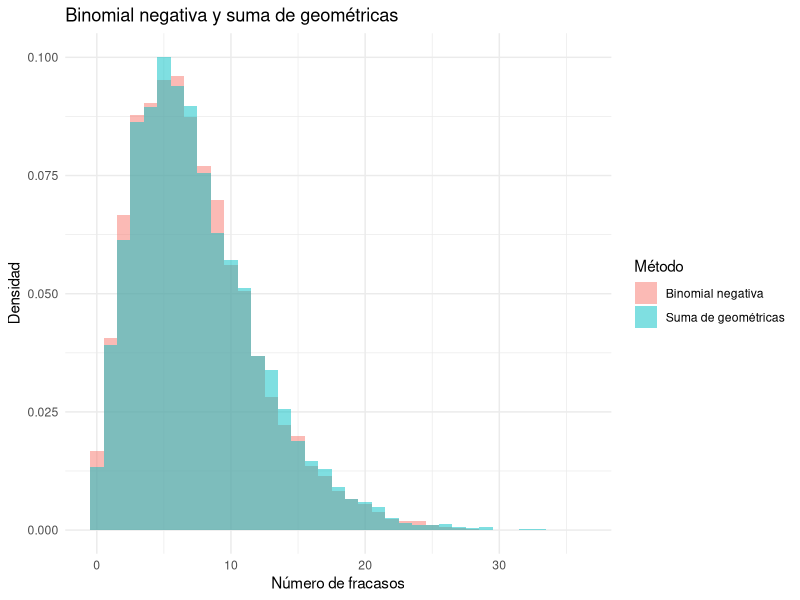
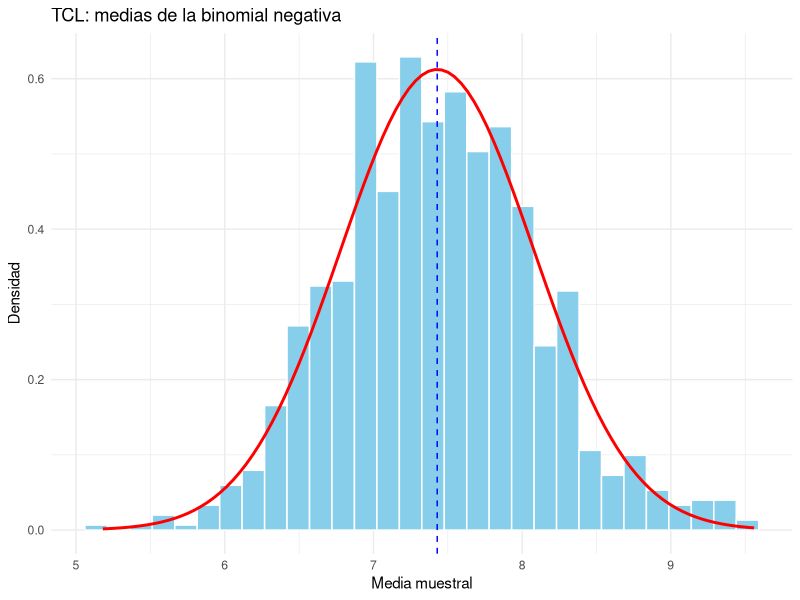
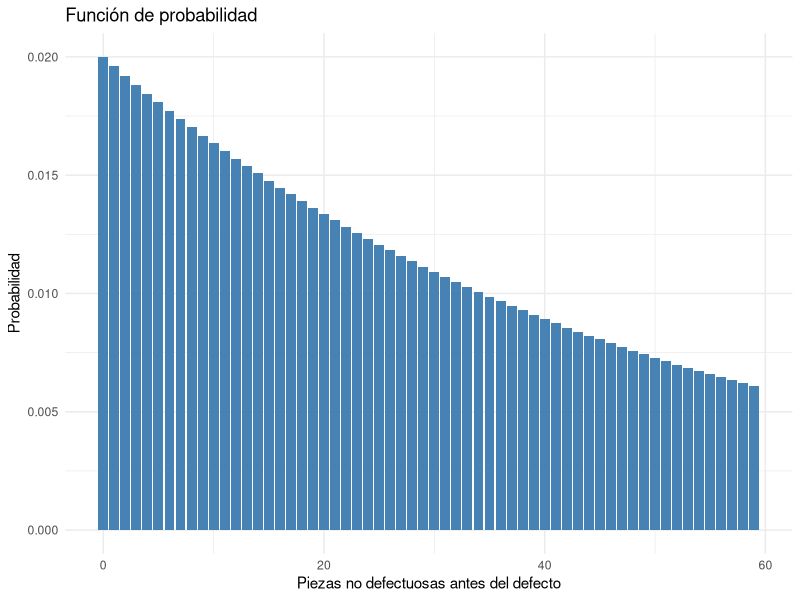
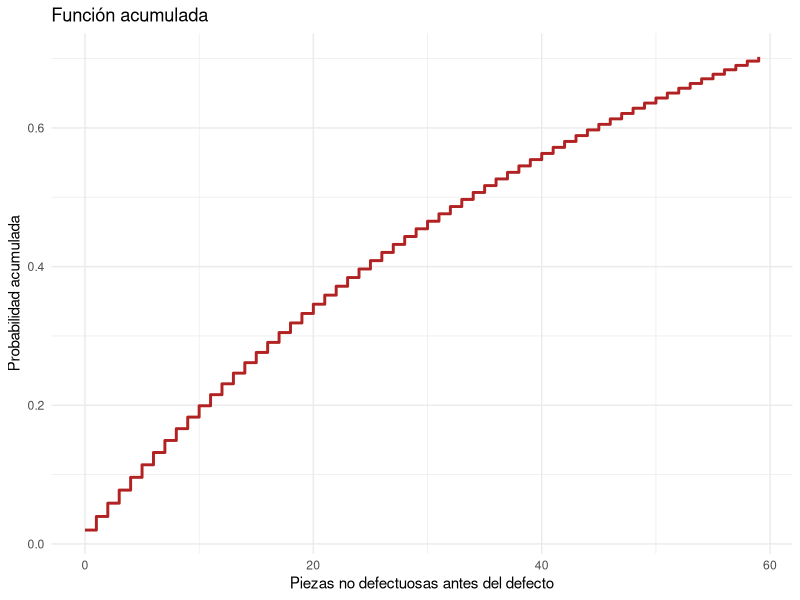
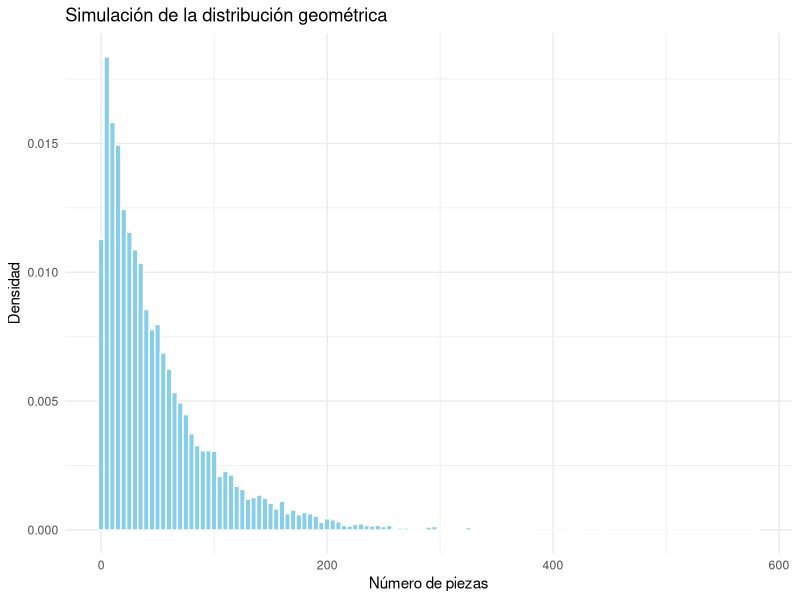
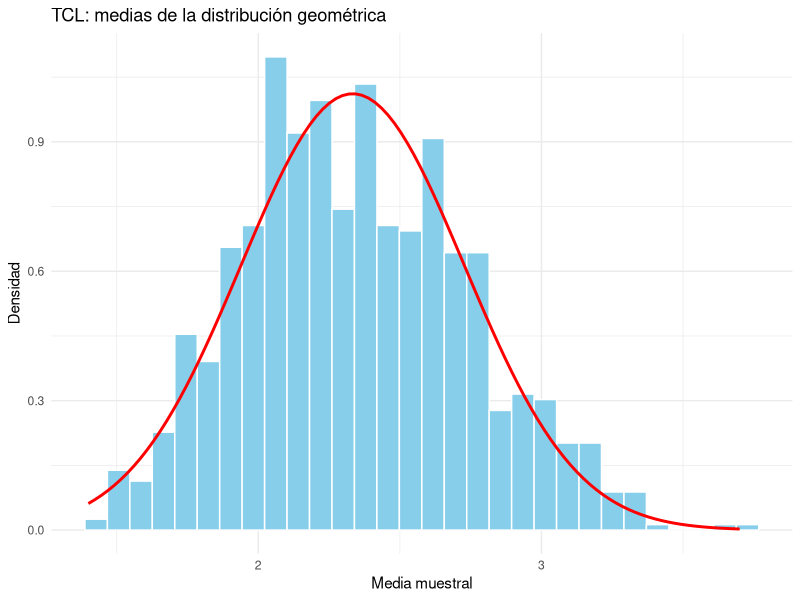
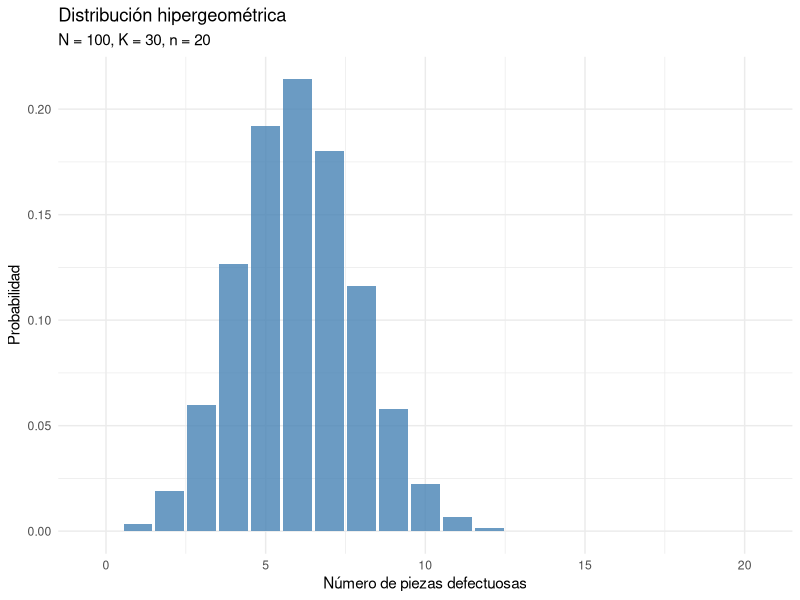
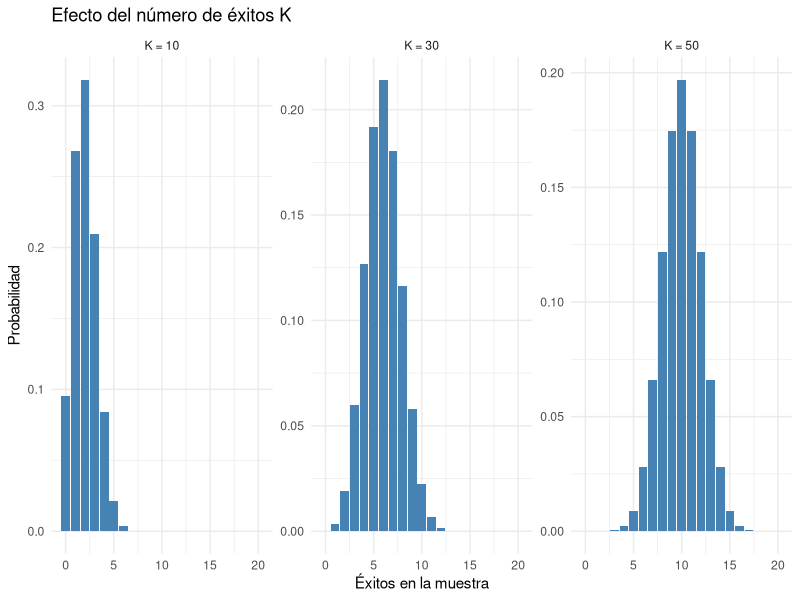

Reproduce these figures in R, in order.
## ---- chunk 1
#| label: setup
#| include: false
library(ggplot2)
library(knitr)
set.seed(123)
## ---- chunk 2
# Función para generar una muestra binomial negativa
simular_binomial_negativa <- function(r, p, n_sim) {
  rnbinom(n_sim, size = r, prob = p)
}

# Parámetros
r <- 4
p <- 0.35
n_sim <- 10000

# Simulación binomial negativa
set.seed(123)
bn <- simular_binomial_negativa(r, p, n_sim)

# Suma de r variables geométricas
geom <- replicate(r, rgeom(n_sim, prob = p))
suma_geom <- rowSums(geom)

# Comparación de resultados
tabla_bn <- data.frame(
  Metodo = c("Binomial negativa", "Suma de geométricas"),
  Media = c(mean(bn), mean(suma_geom)),
  Varianza = c(var(bn), var(suma_geom))
)

kable(tabla_bn, digits = 4,
      caption = "Comparación entre binomial negativa y suma de geométricas")
## ---- chunk 3
# Gráfica comparativa
datos_bn <- data.frame(
  valor = c(bn, suma_geom),
  metodo = rep(c("Binomial negativa", "Suma de geométricas"),
               each = n_sim)
)

ggplot(datos_bn, aes(x = valor, fill = metodo)) +
  geom_histogram(aes(y = after_stat(density)),
                 binwidth = 1, position = "identity", alpha = 0.5) +
  labs(title = "Binomial negativa y suma de geométricas",
       x = "Número de fracasos", y = "Densidad", fill = "Método") +
  theme_minimal()
## ---- chunk 4
# Parámetros
r <- 4
p <- 0.35
k <- 1000
n <- 50

# Generar las medias muestrales
set.seed(123)
medias_bn <- replicate(k, mean(rnbinom(n, size = r, prob = p)))

# Media y varianza teóricas de la variable original
media_teorica <- r * (1 - p) / p
var_teorica <- r * (1 - p) / p^2

# Tabla de comparación
tabla_tcl_bn <- data.frame(
  Medida = c("Media", "Varianza de la media"),
  Teorica = c(media_teorica, var_teorica / n),
  Simulada = c(mean(medias_bn), var(medias_bn))
)

kable(tabla_tcl_bn, digits = 4,
      caption = "Verificación del TCL para la binomial negativa")
## ---- chunk 5
ggplot(data.frame(medias_bn), aes(x = medias_bn)) +
  geom_histogram(aes(y = after_stat(density)),
                 bins = 30, fill = "skyblue", color = "white") +
  stat_function(fun = dnorm,
                args = list(mean = media_teorica,
                            sd = sqrt(var_teorica / n)),
                color = "red", linewidth = 1) +
  geom_vline(xintercept = media_teorica,
             linetype = "dashed", color = "blue") +
  labs(title = "TCL: medias de la binomial negativa",
       x = "Media muestral", y = "Densidad") +
  theme_minimal()
## ---- chunk 6
p <- 0.02
x <- 0:250

# Función de probabilidad y acumulada
prob <- dgeom(x, prob = p)
acum <- pgeom(x, prob = p)

datos_geo <- data.frame(x, prob, acum)

# Media, varianza y desviación estándar
media_geo <- (1 - p) / p
var_geo <- (1 - p) / p^2
sd_geo <- sqrt(var_geo)

tabla_geo <- data.frame(
  Medida = c("Media", "Varianza", "Desviación estándar"),
  Valor = c(media_geo, var_geo, sd_geo)
)

kable(tabla_geo, digits = 4,
      caption = "Parámetros de la distribución geométrica")
## ---- chunk 7
# Gráficas de probabilidad y acumulada
graf1 <- ggplot(datos_geo[1:60, ], aes(x = x, y = prob)) +
  geom_col(fill = "steelblue") +
  labs(title = "Función de probabilidad",
       x = "Piezas no defectuosas antes del defecto",
       y = "Probabilidad") +
  theme_minimal()

graf2 <- ggplot(datos_geo[1:60, ], aes(x = x, y = acum)) +
  geom_step(color = "firebrick", linewidth = 1) +
  labs(title = "Función acumulada",
       x = "Piezas no defectuosas antes del defecto",
       y = "Probabilidad acumulada") +
  theme_minimal()

graf1
graf2
## ---- chunk 8
set.seed(123)
n_sim <- 10000
sim_geo <- rgeom(n_sim, prob = p)

tabla_sim_geo <- data.frame(
  Medida = c("Media", "Varianza", "Desviación estándar"),
  Teorica = c(media_geo, var_geo, sd_geo),
  Simulada = c(mean(sim_geo), var(sim_geo), sd(sim_geo))
)

kable(tabla_sim_geo, digits = 4,
      caption = "Comparación teórica y simulada de la geométrica")
## ---- chunk 9
datos_sim_geo <- data.frame(valor = sim_geo)

ggplot(datos_sim_geo, aes(x = valor)) +
  geom_histogram(aes(y = after_stat(density)),
                 binwidth = 5, fill = "skyblue", color = "white") +
  labs(title = "Simulación de la distribución geométrica",
       x = "Número de piezas", y = "Densidad") +
  theme_minimal()
## ---- chunk 10
s <- 10
t <- 20

# P(X > s + t | X > s)
prob_condicional <- (1 - p)^(s + t + 1) / (1 - p)^(s + 1)

# P(X > t)
prob_directa <- (1 - p)^(t + 1)

data.frame(
  Probabilidad_condicional = prob_condicional,
  Probabilidad_directa = prob_directa
)
## ---- chunk 11
p <- 0.30
k <- 1000
n <- 50

set.seed(123)
medias_geo <- replicate(k, mean(rgeom(n, prob = p)))

media_teorica <- (1 - p) / p
var_teorica <- (1 - p) / p^2

tabla_tcl_geo <- data.frame(
  Medida = c("Media", "Varianza de la media"),
  Teorica = c(media_teorica, var_teorica / n),
  Simulada = c(mean(medias_geo), var(medias_geo))
)

kable(tabla_tcl_geo, digits = 4,
      caption = "Verificación del TCL para la geométrica")
## ---- chunk 12
ggplot(data.frame(medias_geo), aes(x = medias_geo)) +
  geom_histogram(aes(y = after_stat(density)),
                 bins = 30, fill = "skyblue", color = "white") +
  stat_function(fun = dnorm,
                args = list(mean = media_teorica,
                            sd = sqrt(var_teorica / n)),
                color = "red", linewidth = 1) +
  labs(title = "TCL: medias de la distribución geométrica",
       x = "Media muestral", y = "Densidad") +
  theme_minimal()
## ---- chunk 13
# Parámetros
N <- 100
K <- 30
n <- 20

# Valores posibles de X
x_min <- max(0, n - (N - K))
x_max <- min(n, K)
x <- x_min:x_max

# Probabilidad y acumulada
prob_hip <- dhyper(x, m = K, n = N - K, k = n)
acum_hip <- phyper(x, m = K, n = N - K, k = n)

datos_hip <- data.frame(x, prob_hip, acum_hip)

kable(datos_hip, digits = 5,
      col.names = c("Defectuosas", "Probabilidad", "Acumulada"),
      caption = "Distribución hipergeométrica de las piezas")
## ---- chunk 14
ggplot(datos_hip, aes(x = x, y = prob_hip)) +
  geom_col(fill = "steelblue", alpha = 0.8) +
  labs(title = "Distribución hipergeométrica",
       subtitle = "N = 100, K = 30, n = 20",
       x = "Número de piezas defectuosas",
       y = "Probabilidad") +
  theme_minimal()
## ---- chunk 15
# Cambio en K
valores_K <- c(10, 30, 50)
datos_K <- do.call(rbind, lapply(valores_K, function(kk) {
  xx <- 0:min(n, kk)
  data.frame(
    x = xx,
    probabilidad = dhyper(xx, m = kk, n = N - kk, k = n),
    K = paste("K =", kk)
  )
}))

ggplot(datos_K, aes(x = x, y = probabilidad)) +
  geom_col(fill = "steelblue") +
  facet_wrap(~K, scales = "free_y") +
  labs(title = "Efecto del número de éxitos K",
       x = "Éxitos en la muestra", y = "Probabilidad") +
  theme_minimal()

# Cambio en el tamaño de muestra n
valores_n <- c(10, 20, 30)
datos_n <- do.call(rbind, lapply(valores_n, function(nn) {
  xx <- max(0, nn - (N - K)):min(nn, K)
  data.frame(
    x = xx,
    probabilidad = dhyper(xx, m = K, n = N - K, k = nn),
    muestra = paste("n =", nn)
  )
}))

ggplot(datos_n, aes(x = x, y = probabilidad)) +
  geom_col(fill = "darkgreen") +
  facet_wrap(~muestra, scales = "free_y") +
  labs(title = "Efecto del tamaño de muestra n",
       x = "Éxitos en la muestra", y = "Probabilidad") +
  theme_minimal()
## ---- chunk 16
p_hip <- K / N

media_hip <- n * p_hip
var_hip <- n * p_hip * (1 - p_hip) * ((N - n) / (N - 1))
sd_hip <- sqrt(var_hip)

tabla_param_hip <- data.frame(
  Medida = c("Media", "Varianza", "Desviación estándar"),
  Valor = c(media_hip, var_hip, sd_hip)
)

kable(tabla_param_hip, digits = 4,
      caption = "Parámetros de la distribución hipergeométrica")
## ---- chunk 17
set.seed(123)
n_sim <- 10000

sim_hip <- rhyper(n_sim, m = K, n = N - K, k = n)

tabla_sim_hip <- data.frame(
  Medida = c("Media", "Varianza", "Desviación estándar"),
  Teorica = c(media_hip, var_hip, sd_hip),
  Simulada = c(mean(sim_hip), var(sim_hip), sd(sim_hip))
)

kable(tabla_sim_hip, digits = 4,
      caption = "Comparación teórica y simulada")
## ---- chunk 18
datos_sim_hip <- data.frame(
  exitos = factor(sim_hip, levels = x)
)

ggplot(datos_sim_hip, aes(x = exitos)) +
  geom_bar(fill = "steelblue") +
  labs(title = "Simulación de la distribución hipergeométrica",
       x = "Piezas defectuosas seleccionadas",
       y = "Frecuencia") +
  theme_minimal()
## ---- chunk 19
# Parámetros
N <- 100
K <- 30
n <- 20
k <- 1000
tam_grupo <- 30

set.seed(123)

# Conteos de defectuosas en muestras independientes
conteos <- rhyper(k * tam_grupo, m = K, n = N - K, k = n)

# Medias de grupos de 30 conteos
medias_hip <- rowMeans(matrix(conteos, nrow = k,
                              ncol = tam_grupo))

# Media y varianza teóricas del conteo hipergeométrico
media_hip <- n * K / N
var_hip <- n * (K / N) * (1 - K / N) * ((N - n) / (N - 1))

tabla_tcl_hip <- data.frame(
  Medida = c("Media", "Varianza de la media"),
  Teorica = c(media_hip, var_hip / tam_grupo),
  Simulada = c(mean(medias_hip), var(medias_hip))
)

kable(tabla_tcl_hip, digits = 4,
      caption = "Verificación del TCL para la hipergeométrica")
## ---- chunk 20
ggplot(data.frame(medias_hip), aes(x = medias_hip)) +
  geom_histogram(aes(y = after_stat(density)),
                 bins = 25, fill = "skyblue", color = "white") +
  stat_function(fun = dnorm,
                args = list(mean = media_hip,
                            sd = sqrt(var_hip / tam_grupo)),
                color = "red", linewidth = 1) +
  labs(title = "TCL: medias de resultados hipergeométricos",
       x = "Media muestral", y = "Densidad") +
  theme_minimal()
## ---- chunk 21
lambda <- 7
k <- 1000
tamanos <- c(5, 10, 30, 50)

set.seed(123)

resultados_poisson <- list()
for (i in seq_along(tamanos)) {
  n <- tamanos[i]
  resultados_poisson[[i]] <- replicate(k, mean(rpois(n, lambda)))
}

# Tabla de resultados
tabla_tcl_pois <- data.frame(
  n = tamanos,
  Media_teorica = lambda,
  Media_simulada = sapply(resultados_poisson, mean),
  Varianza_teorica = lambda / tamanos,
  Varianza_simulada = sapply(resultados_poisson, var)
)

kable(tabla_tcl_pois, digits = 4,
      caption = "Verificación del TCL para Poisson")
## ---- chunk 22
# Preparar datos para las gráficas
datos_pois_tcl <- do.call(rbind, lapply(seq_along(tamanos), function(i) {
  data.frame(
    media = resultados_poisson[[i]],
    n = paste("n =", tamanos[i])
  )
}))

ggplot(datos_pois_tcl, aes(x = media)) +
  geom_histogram(aes(y = after_stat(density)),
                 bins = 25, fill = "skyblue", color = "white") +
  facet_wrap(~n, scales = "free") +
  labs(title = "TCL para la distribución Poisson",
       x = "Media muestral", y = "Densidad") +
  theme_minimal()
## ---- chunk 23
for (i in seq_along(tamanos)) {
  n <- tamanos[i]
  datos <- data.frame(media = resultados_poisson[[i]])

  grafico <- ggplot(datos, aes(x = media)) +
    geom_histogram(aes(y = after_stat(density)),
                   bins = 25, fill = "skyblue", color = "white") +
    stat_function(fun = dnorm,
                  args = list(mean = lambda,
                              sd = sqrt(lambda / n)),
                  color = "red", linewidth = 1) +
    labs(title = paste("Poisson: medias muestrales, n =", n),
         x = "Media muestral", y = "Densidad") +
    theme_minimal()

  print(grafico)
}
## ---- chunk 24
set.seed(123)
n_sim <- 10000

x1 <- rpois(n_sim, 3.5)
x2 <- rpois(n_sim, 2.8)
suma <- x1 + x2

# Simulación directa
directa <- rpois(n_sim, 6.3)

tabla_suma <- data.frame(
  Metodo = c("Suma de dos Poisson", "Poisson directa"),
  Media = c(mean(suma), mean(directa)),
  Varianza = c(var(suma), var(directa))
)

kable(tabla_suma, digits = 4,
      caption = "Verificación de la propiedad aditiva")
## ---- chunk 25
datos_suma <- data.frame(
  valor = c(suma, directa),
  metodo = rep(c("Suma", "Poisson directa"), each = n_sim)
)

ggplot(datos_suma, aes(x = valor, fill = metodo)) +
  geom_histogram(binwidth = 1, position = "identity", alpha = 0.5) +
  labs(title = "Suma de variables Poisson",
       x = "Número de eventos", y = "Frecuencia",
       fill = "Método") +
  theme_minimal()
## ---- chunk 26
set.seed(123)

lambdas <- c(1.5, 2, 2.5, 3)
variables <- sapply(lambdas, function(valor) rpois(n_sim, valor))
suma_cuatro <- rowSums(variables)
directa_cuatro <- rpois(n_sim, sum(lambdas))

tabla_cuatro <- data.frame(
  Metodo = c("Suma de cuatro Poisson", "Poisson directa"),
  Media = c(mean(suma_cuatro), mean(directa_cuatro)),
  Varianza = c(var(suma_cuatro), var(directa_cuatro))
)

kable(tabla_cuatro, digits = 4,
      caption = "Suma de cuatro variables Poisson")
## ---- chunk 27
lambda <- 8
inventario <- 12

prob_agotarse <- 1 - ppois(inventario, lambda)

cat("Probabilidad de agotar el inventario:",
    round(prob_agotarse, 4), "\n")
cat("Porcentaje:",
    round(prob_agotarse * 100, 2), "%\n")
## ---- chunk 28
niveles <- 0:30
prob_agotamiento <- 1 - ppois(niveles, lambda)

resultado_b <- min(niveles[prob_agotamiento < 0.05])

cat("Inventario mínimo necesario:", resultado_b, "unidades\n")
cat("Probabilidad de agotamiento:",
    round(1 - ppois(resultado_b, lambda), 4), "\n")
## ---- chunk 29
lambda <- 8
niveles <- 0:30
demanda <- 0:60
prob_demanda <- dpois(demanda, lambda)

# Calcular los costos para cada inventario
costo_total <- sapply(niveles, function(Q) {
  sobrantes <- pmax(Q - demanda, 0)
  ventas_perdidas <- pmax(demanda - Q, 0)

  costo_compra <- 10 * Q
  costo_mantenimiento <- 2 * sum(sobrantes * prob_demanda)
  costo_perdidas <- 15 * sum(ventas_perdidas * prob_demanda)

  costo_compra + costo_mantenimiento + costo_perdidas
})

tabla_costos <- data.frame(
  Inventario = niveles,
  Costo_total = costo_total
)

kable(tabla_costos, digits = 2,
      caption = "Costo esperado para diferentes niveles de inventario")
## ---- chunk 30
inventario_optimo <- niveles[which.min(costo_total)]
costo_minimo <- min(costo_total)

cat("Inventario óptimo:", inventario_optimo, "unidades\n")
cat("Costo mínimo esperado: $", round(costo_minimo, 2), "\n")
## ---- chunk 31
ggplot(tabla_costos, aes(x = Inventario, y = Costo_total)) +
  geom_line(color = "steelblue", linewidth = 1) +
  geom_point() +
  geom_point(data = tabla_costos[which.min(tabla_costos$Costo_total), ],
             color = "red", size = 3) +
  labs(title = "Costo esperado según el inventario",
       x = "Unidades en inventario", y = "Costo esperado ($)") +
  theme_minimal()
## ---- chunk 32
set.seed(123)

n_sim <- 500
valores <- 0:4
muestra <- sample(valores, n_sim, replace = TRUE)

frecuencias <- table(factor(muestra, levels = valores))

tabla_uniforme <- data.frame(
  Valor = valores,
  Probabilidad_teorica = rep(1 / length(valores), length(valores)),
  Frecuencia_observada = as.numeric(frecuencias) / n_sim
)

kable(tabla_uniforme, digits = 4,
      caption = "Frecuencias teóricas y observadas")
## ---- chunk 33
datos_uniforme <- data.frame(
  Valor = valores,
  Teorica = rep(1 / 5, 5),
  Observada = as.numeric(frecuencias) / n_sim
)

ggplot(datos_uniforme, aes(x = factor(Valor))) +
  geom_col(aes(y = Teorica), fill = "steelblue", alpha = 0.5) +
  geom_point(aes(y = Observada), color = "red", size = 3) +
  labs(title = "Uniforme discreta: teoría y simulación",
       x = "Valor", y = "Probabilidad o frecuencia relativa") +
  theme_minimal()
## ---- chunk 34
set.seed(123)

k <- 1000
n <- 50
valores <- 1:10

medias_uniforme <- replicate(k, {
  mean(sample(valores, n, replace = TRUE))
})

# Parámetros teóricos
media_uniforme <- mean(valores)
var_uniforme <- mean((valores - media_uniforme)^2)

tabla_tcl_uniforme <- data.frame(
  Medida = c("Media", "Varianza de la media"),
  Teorica = c(media_uniforme, var_uniforme / n),
  Simulada = c(mean(medias_uniforme), var(medias_uniforme))
)

kable(tabla_tcl_uniforme, digits = 4,
      caption = "Verificación del TCL para la uniforme discreta")
## ---- chunk 35
ggplot(data.frame(medias_uniforme), aes(x = medias_uniforme)) +
  geom_histogram(aes(y = after_stat(density)),
                 bins = 30, fill = "skyblue", color = "white") +
  stat_function(fun = dnorm,
                args = list(mean = media_uniforme,
                            sd = sqrt(var_uniforme / n)),
                color = "red", linewidth = 1) +
  geom_vline(xintercept = media_uniforme,
             color = "blue", linetype = "dashed") +
  labs(title = "TCL: uniforme discreta de 1 a 10",
       x = "Media muestral", y = "Densidad") +
  theme_minimal()
